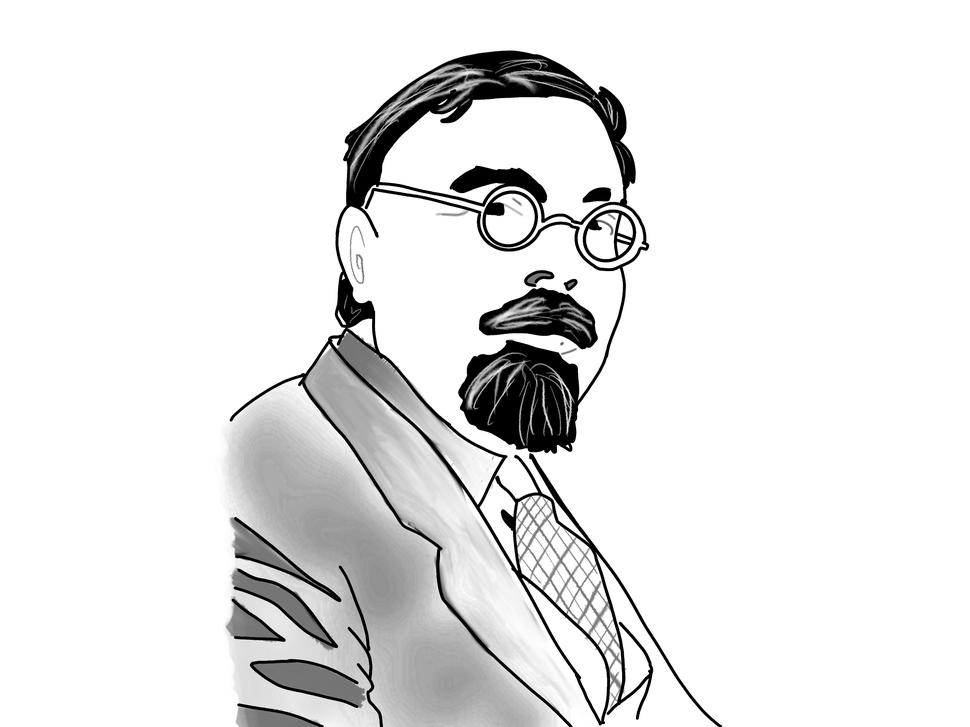
#> input picture Norbert_Wiener.png, 970 x 727 px, shrunk from 2224 x 1668 before the run
$ jupyter execute --allow-errors 'modes of operation for encryption.ipynb'
#> lines starting #> are read from the running program, lines starting #| are printed output that depends on the picture
[cell 1]
# Imports
from cryptography.hazmat.primitives.ciphers import Cipher, algorithms, modes
from cryptography.hazmat.backends import default_backend
from cryptography.hazmat.primitives import padding as crypto_padding
from PIL import Image
import matplotlib.pyplot as plt
import numpy as np
import os

# Load image and convert to RGB bytes
def load_image_as_bytes(path):
#> called with path = 'Norbert_Wiener.png'
    img = Image.open(path).convert("RGB")
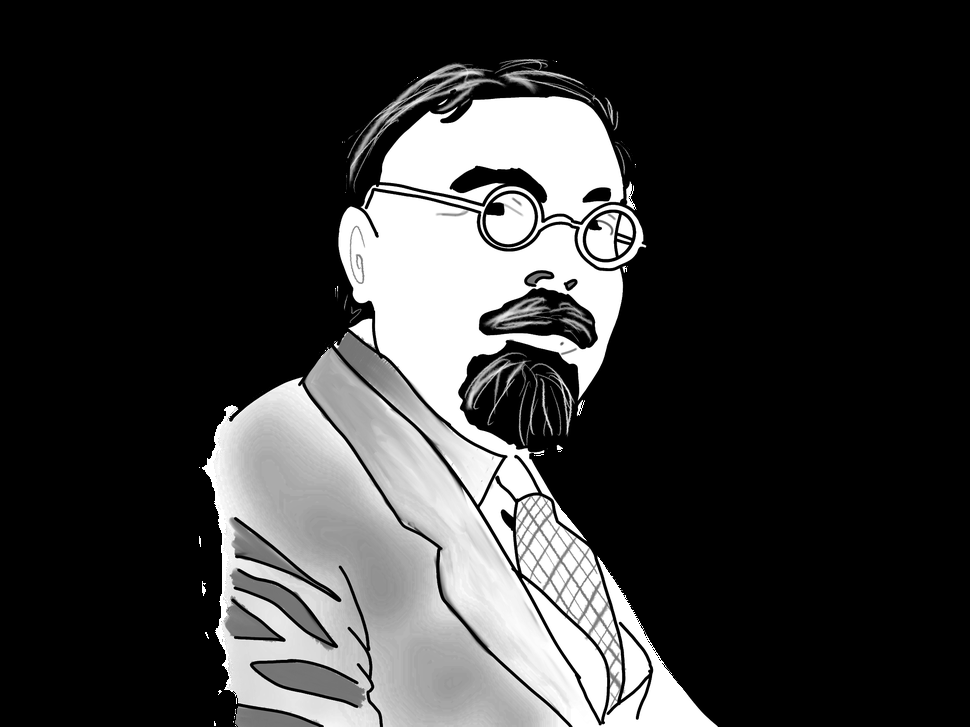
#> img: PIL image 970x727 RGB; min 0, max 255, mean 55.9
    data = np.array(img)
    return data, data.tobytes(), img.size

# AES block size is 128 bits = 16 bytes
BLOCK_SIZE = 16

# Padding for AES block size
# [4 lines left out: function pad_data, not called in this run]

# ECB mode encryption
def encrypt_ecb(data, key):
    cipher = Cipher(algorithms.AES(key), modes.ECB(), backend=default_backend())
    encryptor = cipher.encryptor()
    padded_data = pad_data(data)
    ciphertext = encryptor.update(padded_data) + encryptor.finalize()
    return ciphertext

# CBC mode encryption
# [31 lines left out: functions encrypt_cbc, encrypt_cfb, encrypt_ofb, encrypted_bytes_to_image, not called in this run]

# Load and encrypt the image
image_path = "Norbert_Wiener.png"  # Replace with a visible structured image
original_array, data_bytes, size = load_image_as_bytes(image_path)
#> size = (970, 727)

# Generate AES key and IV
key = os.urandom(16)  # AES-128
iv = os.urandom(16)

# Encrypt in both modes
#> (the rest of this cell did not finish here and is left out)
